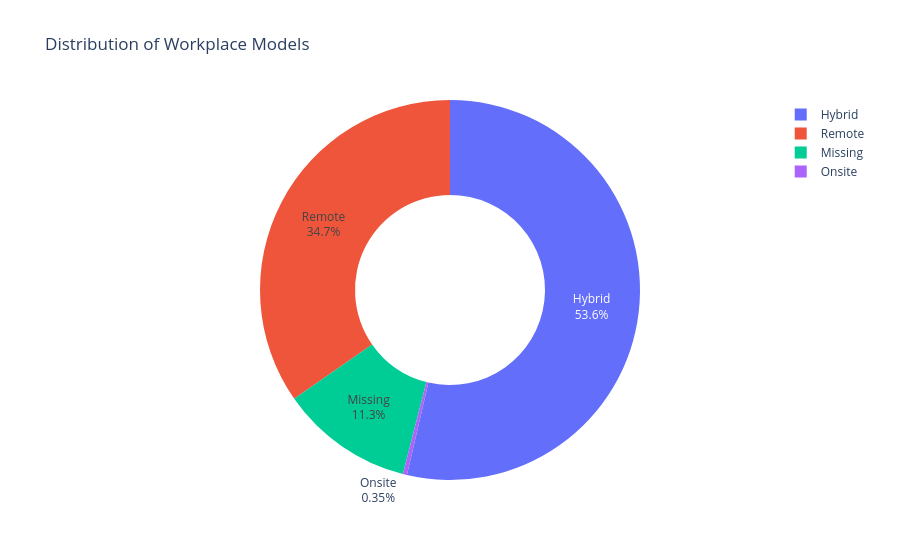

Notebook code for this chart:
### Code cell
fig = px.pie(
    workplace_summary,
    names="workplace",
    values="job_offers",
    hole=0.5,
    title="Distribution of Workplace Models"
)

fig.update_traces(
    textinfo="percent+label",
    insidetextorientation="horizontal"
)

fig.show()

### Figure 1 — Plotly figure (JSON) as saved in the notebook; plotly's stock layout.template omitted (floating-point values rounded to 4 significant figures)
{"data": [{"domain": {"x": [0, 1], "y": [0, 1]}, "hole": 0.5, "hovertemplate": "workplace=%{label}<br>job_offers=%{value}<extra></extra>", "insidetextorientation": "horizontal", "labels": ["Hybrid", "Remote", "Missing", "Onsite"], "legendgroup": "", "name": "", "showlegend": true, "textinfo": "percent+label", "type": "pie", "values": [1532, 991, 323, 10]}], "layout": {"legend": {"tracegroupgap": 0}, "title": {"text": "Distribution of Workplace Models"}}}
